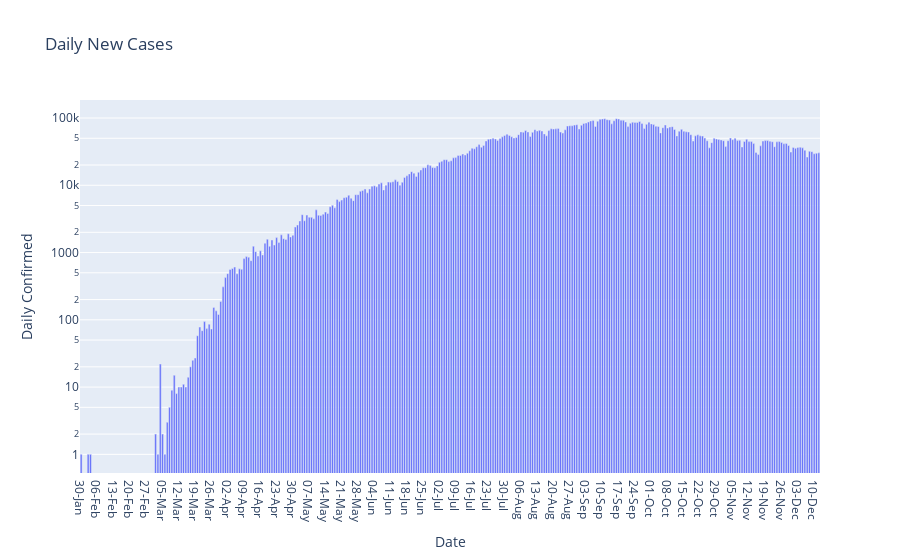

The code cell stored with this chart in its notebook:
### Code cell
px.bar(india,x='Date',y='Daily Confirmed',title='Daily New Cases',
      log_y=True)

### Figure 1 — Plotly figure (JSON) as saved in the notebook; plotly's stock layout.template omitted (floating-point values rounded to 4 significant figures; data arrays with more than 128 entries replaced by an {"elided": "..."} marker saying what was removed)
{"data": [{"alignmentgroup": "True", "hovertemplate": "Date=%{x}<br>Daily Confirmed=%{y}<extra></extra>", "legendgroup": "", "marker": {"color": "#636efa"}, "name": "", "offsetgroup": "", "orientation": "v", "showlegend": false, "textposition": "auto", "type": "bar", "x": {"elided": "318 str values"}, "xaxis": "x", "y": {"elided": "318 int values"}, "yaxis": "y"}], "layout": {"barmode": "relative", "legend": {"tracegroupgap": 0}, "title": {"text": "Daily New Cases"}, "xaxis": {"anchor": "y", "domain": [0, 1], "title": {"text": "Date"}}, "yaxis": {"anchor": "x", "domain": [0, 1], "title": {"text": "Daily Confirmed"}, "type": "log"}}}
